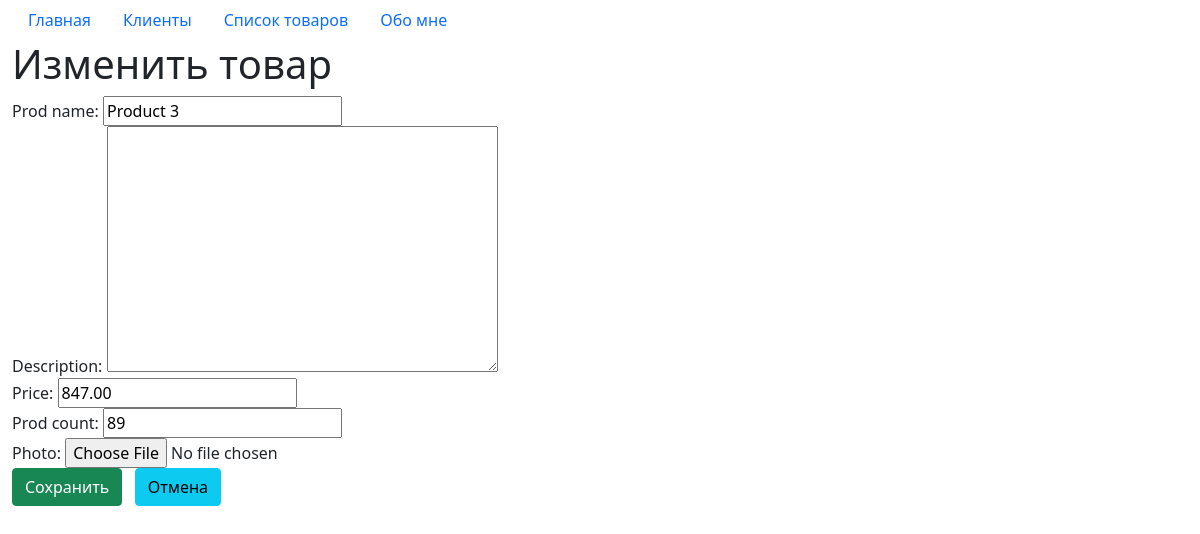
Page /products/edit/63 on the committed database.
### work_01_app/models.py (models this page shows, shortened)
class Product(models.Model):
    prod_name = models.CharField(max_length=250, null=False)
    description = models.TextField(null=True, default=None)
    price = models.DecimalField(max_digits=8, decimal_places=2, default=0, validators=[MinValueValidator(0)])
    prod_count = models.IntegerField(default=0, validators=[MinValueValidator(0)])
    append_date = models.DateTimeField(auto_now=True)  # фиксируем последнее изменение
    photo = models.ImageField(upload_to='media/', null=True, default=None)
    class Meta:
        ordering = ['prod_name']
        indexes = [
            models.Index(fields=['prod_name']),
            models.Index(fields=['-append_date']),
            models.Index(fields=['price']),
        ]

### work_01_app/views.py (the view, shortened to what this page needs)
# urls.py: path('products/edit/<int:prod_id>', views.product_edit, name='product_edit'),
def product_edit(request, prod_id: int = None):
    prod = get_object_or_404(Product, pk=prod_id)
    if request.method == 'GET':
        form = ProductForm(instance=prod)
        context = {
            'title': 'Изменить товар',
            "prod_id": prod_id,
            "form": form,
        }
        return render(request, 'work_01_app/product_create.html', context)
    return redirect('products')

### work_01_app/forms.py
class ProductForm(ModelForm):
    class Meta:
        model = Product
        fields = [
            "prod_name",
            "description",
            "price",
            "prod_count",
            "photo",
        ]

### work_01_app/templates/work_01_app/product_create.html (shortened to what this page needs)
{% extends 'work_01_app/base.html' %}
{% block content %}
<h1>{{ title }}</h1>
<form method="post" enctype="multipart/form-data">
    {{ form.as_div }}
    <button class="btn btn-success" type="submit">Сохранить</button>
    <a class="btn btn-info" href="{% url 'products' %}">Отмена</a>
</form>
{% endblock %}

### rows in the picture
Product: prod_name "Product 3", price "847.00", prod_count "89"

### other values in the picture
{{ title }} "Изменить товар"
